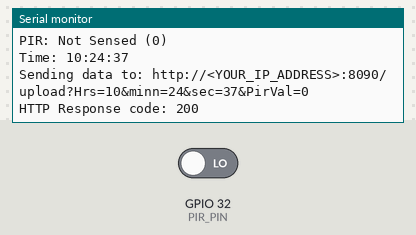
The sketch below on a simulated ESP32. Shown: the last lines printed to the serial monitor. Inputs (shaded band) come from the test bench; at power-on: GPIO 32 (PIR_PIN) LOW. WiFi joins after 1.5 s; servers stay silent unless stated; network time is answered at once with the bench clock; uploads are accepted with an empty reply; the local clock reads 2024-03-15 10:24:30 at power-on unless the sketch sets it.

Above: at 7.7 s.
7.8 s: GPIO 32 (PIR_PIN) driven HIGH
At 8.31 s:
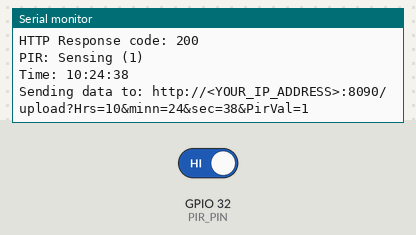
10.0 s: GPIO 32 (PIR_PIN) driven LOW
At 10.34 s:
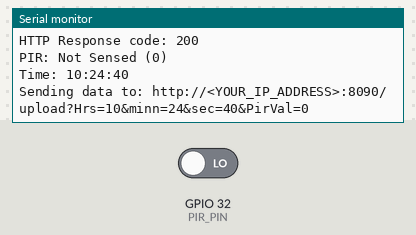
Timing chart, 0 to 13.0 s (numbered marks = the images above; inputs shaded):
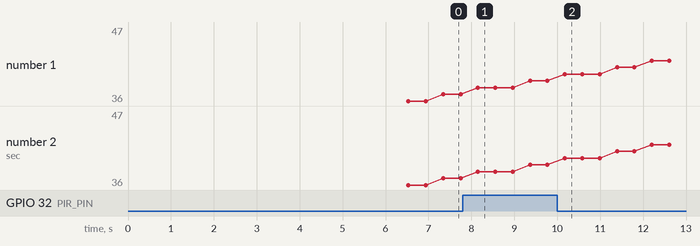

The sketch:

PIR.ino
```cpp
#include <M5Atom.h>
#include <HTTPClient.h>
#include <WiFi.h>
#include <WiFiUdp.h>
#include <NTPClient.h>

// ----- WiFi & Server Configuration -----
const char* WIFI_SSID = "<YOUR_WIFI_SSID>";
const char* WIFI_PASSWORD = "<YOUR_WIFI_PASSWORD>";
const char* IP_ADDRESS = "<YOUR_IP_ADDRESS>";

String SERVER_URL = "http://" + String(IP_ADDRESS) + ":8090/upload";

// ----- Time Configuration -----
const long UTC_OFFSET_SECONDS = 7200; // UTC offset in seconds

// ----- PIR Sensor Configuration -----
const int PIR_PIN = 32;  // PIR sensor connected to digital pin 32

// ----- Global Variables -----
WiFiUDP ntpUDP;
NTPClient timeClient(ntpUDP, "pool.ntp.org", UTC_OFFSET_SECONDS);
int hr   = 0;
int minn = 0;
int sec  = 0;
int pirValue = 0;

// ----- Function Prototypes -----
void initWiFi();
void updateTime();
void readPIR();
void sendData();


// ----- Setup Function -----
void setup() {
  Serial.begin(115200);
  M5.begin();  // Initialize M5Atom
  Serial.println("PIR Sensor Example");

  // Set PIR sensor pin as input
  pinMode(PIR_PIN, INPUT);

  // Initialize WiFi and NTP
  initWiFi();
  timeClient.begin();

  // Optional delay for connection stabilization
  delay(5000);
}


// ----- Main Loop -----
void loop() {
  readPIR();
  sendData();
  delay(200);
}


// ----- Function Definitions -----

// Connects to the specified WiFi network
void initWiFi() {
  Serial.println("Connecting to WiFi...");
  WiFi.begin(WIFI_SSID, WIFI_PASSWORD);
  while(WiFi.status() != WL_CONNECTED) {
    delay(500);
    Serial.print(".");
  }
  Serial.println();
  Serial.print("Connected! IP address: ");
  Serial.println(WiFi.localIP());
}

// Updates the NTP client and extracts the current time
void updateTime() {
  timeClient.update();
  hr   = timeClient.getHours();
  minn = timeClient.getMinutes();
  sec  = timeClient.getSeconds();

  Serial.print("Time: ");
  Serial.print(hr);
  Serial.print(":");
  Serial.print(minn);
  Serial.print(":");
  Serial.println(sec);
}

// Reads the PIR sensor value and sets the global variable accordingly
void readPIR() {
  // If digital read returns HIGH (1), sensor is triggered
  if (digitalRead(PIR_PIN) == HIGH) {
    Serial.println("PIR: Sensing (1)");
    pirValue = 1;
  } else {
    Serial.println("PIR: Not Sensed (0)");
    pirValue = 0;
  }
}

// Sends sensor data to the remote server via HTTP GET request
void sendData() {
  updateTime(); // Ensure we have the latest time

  if (WiFi.status() == WL_CONNECTED) {
    HTTPClient http;
    // Build URL with query parameters
    String url = SERVER_URL + "?Hrs=" + String(hr) +
                 "&minn=" + String(minn) +
                 "&sec=" + String(sec) +
                 "&PirVal=" + String(pirValue);

    Serial.println("Sending data to: " + url);
    http.begin(url);
    int httpResponseCode = http.GET();

    if (httpResponseCode > 0) {
      Serial.print("HTTP Response code: ");
      Serial.println(httpResponseCode);
      String payload = http.getString();
      // Optionally, print the server response:
      // Serial.println(payload);
    } else {
      Serial.print("HTTP Error code: ");
      Serial.println(httpResponseCode);
    }
    http.end(); // Free resources
  } else {
    Serial.println("WiFi not connected.");
  }
}
```

Measured:
- after the input at 7.8 s, the serial monitor: prints a new line after 0.35 s (image 1)
- after the input at 10.0 s, the serial monitor: prints a new line after 0.18 s (image 2)
